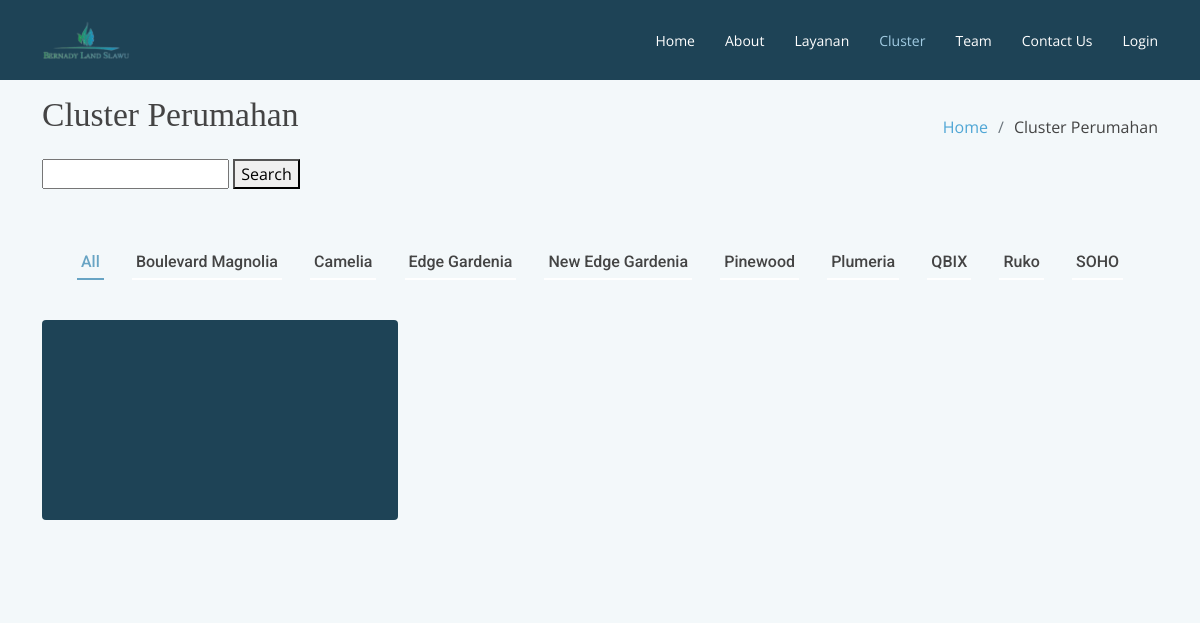
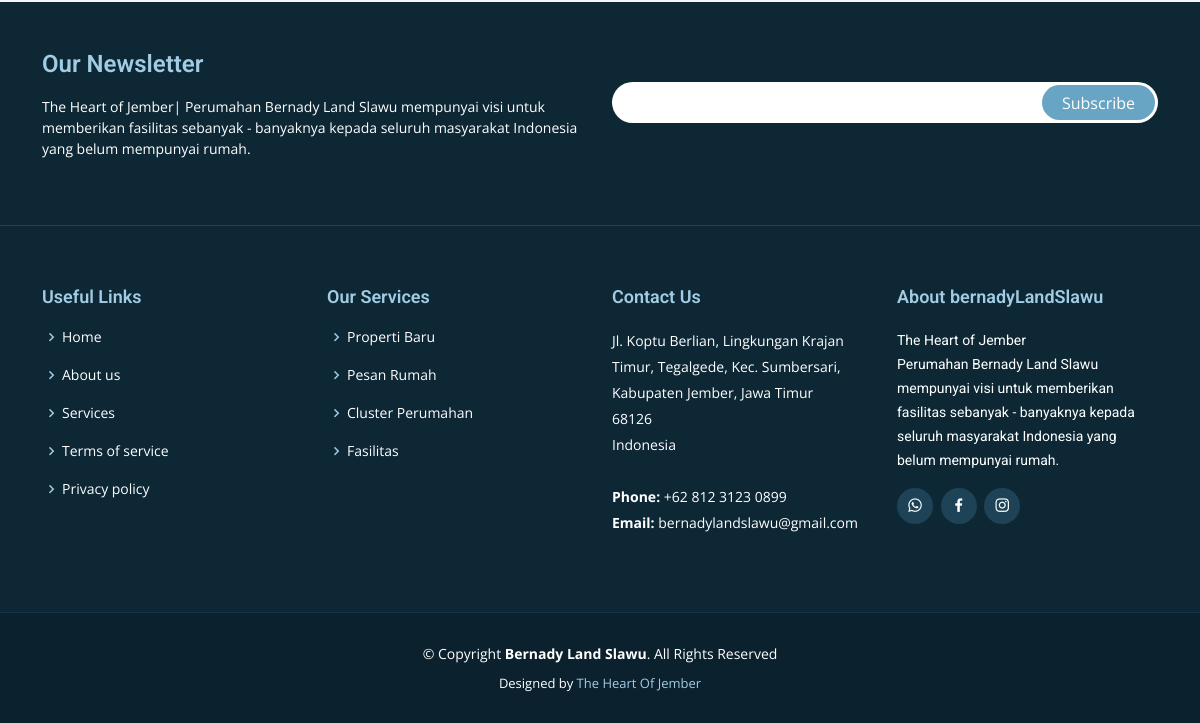
/portfolio.php, run on an earlier commit of the app's database (2 pictures, top to bottom).
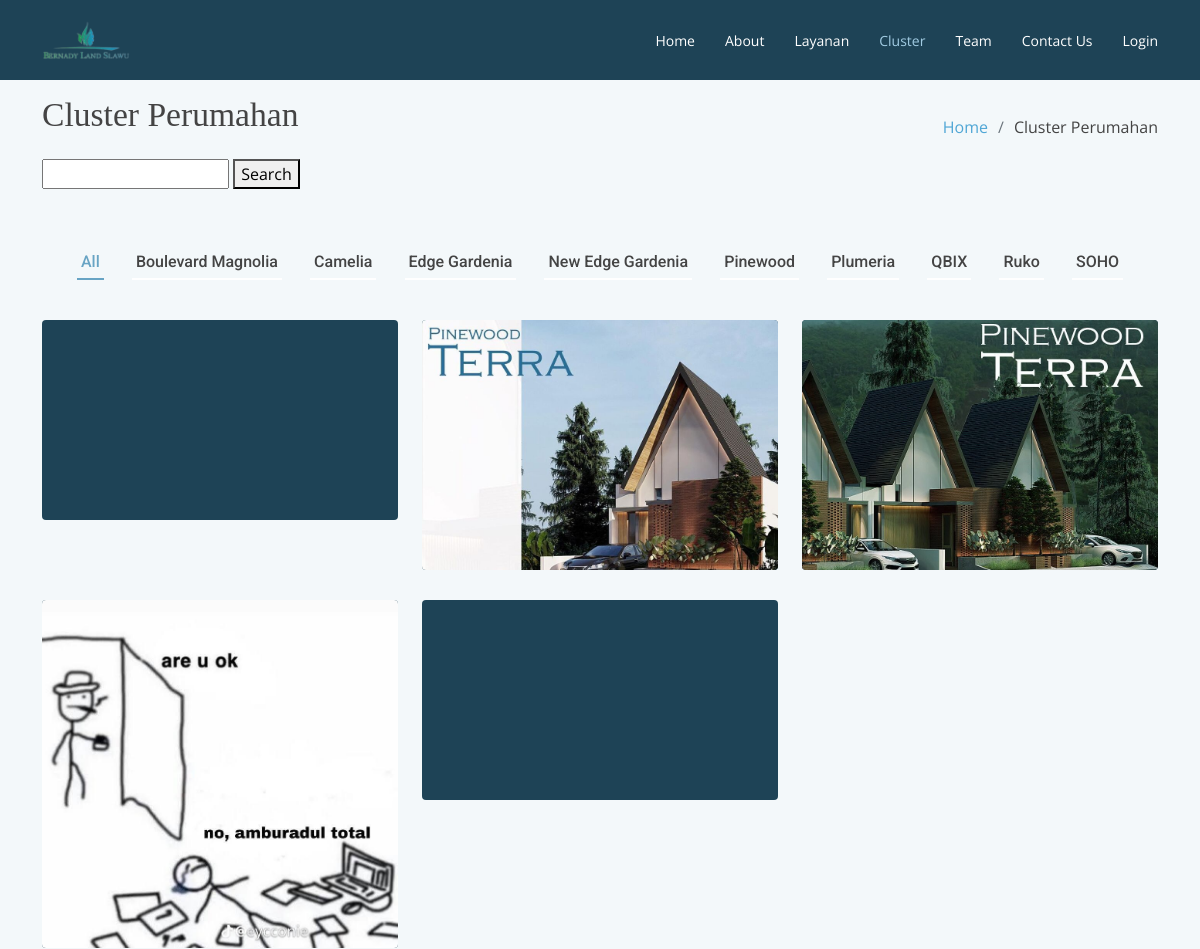
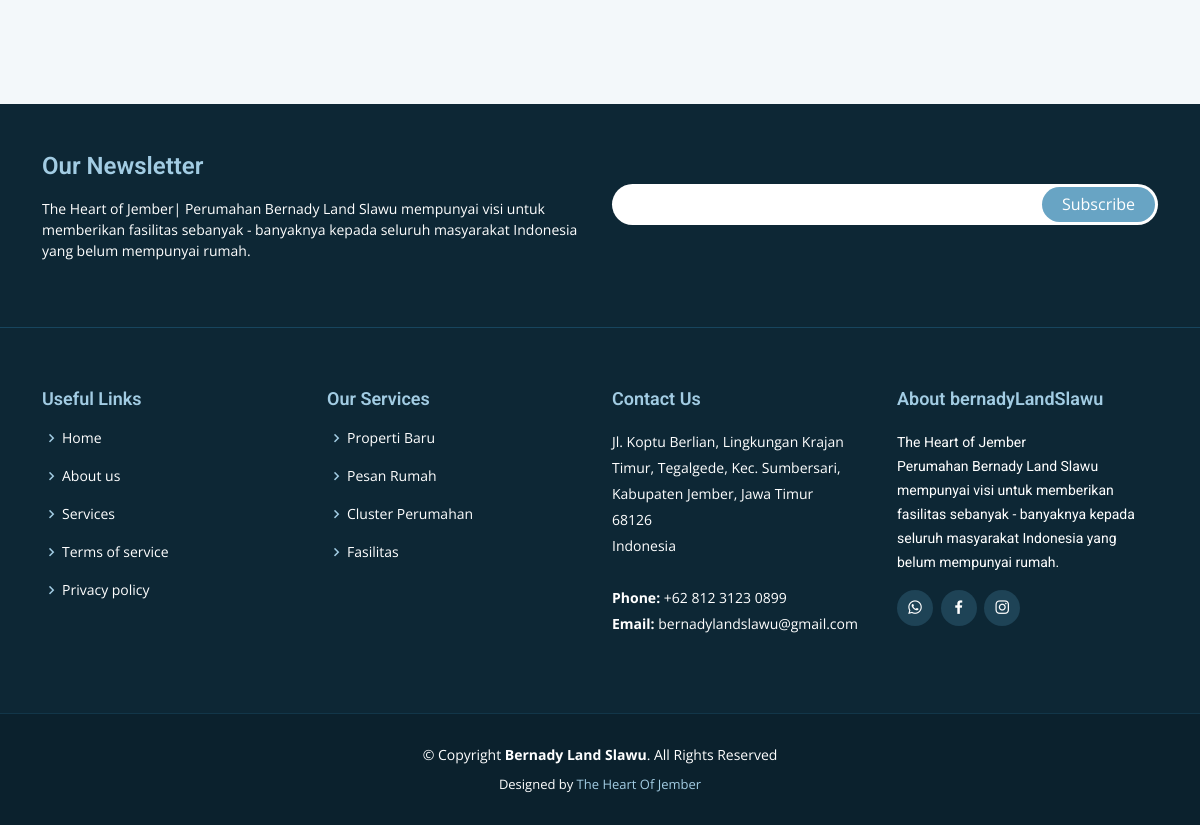
And on a later commit of the database (2 pictures, top to bottom).
### tables this page shows
CREATE TABLE `cluster` (
  `id_cluster` int(11) NOT NULL,
  `foto_cluster` varchar(100) NOT NULL,
  `nama_cluster` varchar(100) NOT NULL,
  `blok` varchar(100) NOT NULL,
  `jumlah_unit` int(100) NOT NULL,
  `harga` varchar(100) NOT NULL,
  `harga_dp` varchar(100) NOT NULL,
  `filter` varchar(11) NOT NULL
);

### portfolio.php (the view, shortened to what the changed rows need)
<?php
require('koneksi.php');
$query_mysql = mysqli_query($koneksi,"select * from cluster");
?>
<!DOCTYPE html>
<html lang="en">
<head>
  <link href="vendor/animate.css/animate.min.css" rel="stylesheet">
  <link href="vendor/aos/aos.css" rel="stylesheet">
  <link href="vendor/bootstrap/css/bootstrap.min.css" rel="stylesheet">
  <link href="vendor/bootstrap-icons/bootstrap-icons.css" rel="stylesheet">
  <link href="vendor/boxicons/css/boxicons.min.css" rel="stylesheet">
  <link href="vendor/glightbox/css/glightbox.min.css" rel="stylesheet">
  <link href="vendor/swiper/swiper-bundle.min.css" rel="stylesheet">
  <link href="css/style.css" rel="stylesheet">
</head>
<body>
  <main id="main">
    <section class="breadcrumbs">
      <div class="container">
        <div class="d-flex justify-content-between align-items-center">
          <h2>
            <blockquote>Cluster Perumahan</blockquote>
          </h2>
        </div>
        </div>
    <section class="portfolio">
      <div class="container">
        <div class="row portfolio-container" data-aos="fade-up" data-aos-easing="ease-in-out" data-aos-duration="500">
        <?php
        while ($item = mysqli_fetch_array($query_mysql)){
          ?>
          <div class="col-lg-4 col-md-6 portfolio-wrap <?php echo $item['filter'];?>">
            <div class="portfolio-item">
              <img src="img/images_cluster/<?php echo $item['foto_cluster']; ?>" class="img-fluid" alt="">
            </div>
          </div>
          <?php
        }
        ?>
        </div>
      </div>
    </section>
  </main>
</body>
</html>

What changed in the data, as far as the page shows it:
added cluster: foto_cluster (picture)
added cluster: foto_cluster (picture)
added cluster: foto_cluster (picture)
